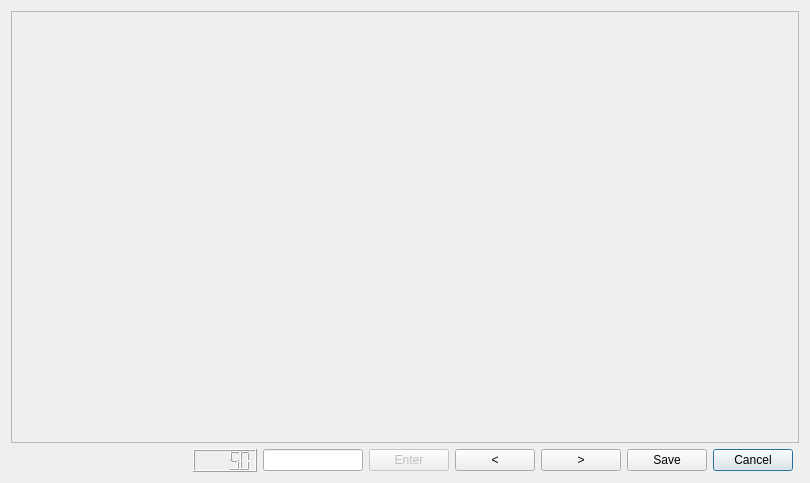
<?xml version="1.0" encoding="UTF-8"?>
<ui version="4.0">
 <class>ErrorEditDialog</class>
 <widget class="QDialog" name="ErrorEditDialog">
  <property name="enabled">
   <bool>true</bool>
  </property>
  <property name="geometry">
   <rect>
    <x>0</x>
    <y>0</y>
    <width>810</width>
    <height>483</height>
   </rect>
  </property>
  <property name="windowTitle">
   <string>Edit Erroneous Fields</string>
  </property>
  <property name="windowIcon">
   <iconset resource="../images.qrc">
    <normaloff>:/icon32.ico</normaloff>:/icon32.ico</iconset>
  </property>
  <layout class="QGridLayout" name="gridLayout">
   <item row="3" column="7">
    <widget class="QPushButton" name="cancel">
     <property name="text">
      <string>Cancel</string>
     </property>
    </widget>
   </item>
   <item row="3" column="6">
    <widget class="QPushButton" name="save">
     <property name="maximumSize">
      <size>
       <width>798</width>
       <height>16777215</height>
      </size>
     </property>
     <property name="text">
      <string>Save</string>
     </property>
    </widget>
   </item>
   <item row="3" column="1">
    <widget class="QLCDNumber" name="number">
     <property name="acceptDrops">
      <bool>false</bool>
     </property>
     <property name="intValue" stdset="0">
      <number>50</number>
     </property>
    </widget>
   </item>
   <item row="3" column="2">
    <widget class="QLineEdit" name="lineEdit">
     <property name="enabled">
      <bool>true</bool>
     </property>
     <property name="maximumSize">
      <size>
       <width>100</width>
       <height>16777215</height>
      </size>
     </property>
    </widget>
   </item>
   <item row="3" column="5">
    <widget class="QPushButton" name="next">
     <property name="text">
      <string>&gt;</string>
     </property>
    </widget>
   </item>
   <item row="3" column="0">
    <spacer name="horizontalSpacer">
     <property name="orientation">
      <enum>Qt::Horizontal</enum>
     </property>
     <property name="sizeHint" stdset="0">
      <size>
       <width>40</width>
       <height>20</height>
      </size>
     </property>
    </spacer>
   </item>
   <item row="3" column="4">
    <widget class="QPushButton" name="previous">
     <property name="text">
      <string>&lt;</string>
     </property>
    </widget>
   </item>
   <item row="0" column="0" rowspan="2" colspan="9">
    <widget class="QTableWidget" name="tableWidget">
     <property name="enabled">
      <bool>false</bool>
     </property>
     <property name="editTriggers">
      <set>QAbstractItemView::AnyKeyPressed|QAbstractItemView::CurrentChanged|QAbstractItemView::DoubleClicked|QAbstractItemView::EditKeyPressed</set>
     </property>
     <property name="selectionMode">
      <enum>QAbstractItemView::NoSelection</enum>
     </property>
    </widget>
   </item>
   <item row="3" column="3">
    <widget class="QPushButton" name="enter">
     <property name="enabled">
      <bool>false</bool>
     </property>
     <property name="maximumSize">
      <size>
       <width>100</width>
       <height>16777215</height>
      </size>
     </property>
     <property name="text">
      <string>Enter</string>
     </property>
    </widget>
   </item>
  </layout>
 </widget>
 <resources>
  <include location="../images.qrc"/>
 </resources>
 <connections/>
</ui>
